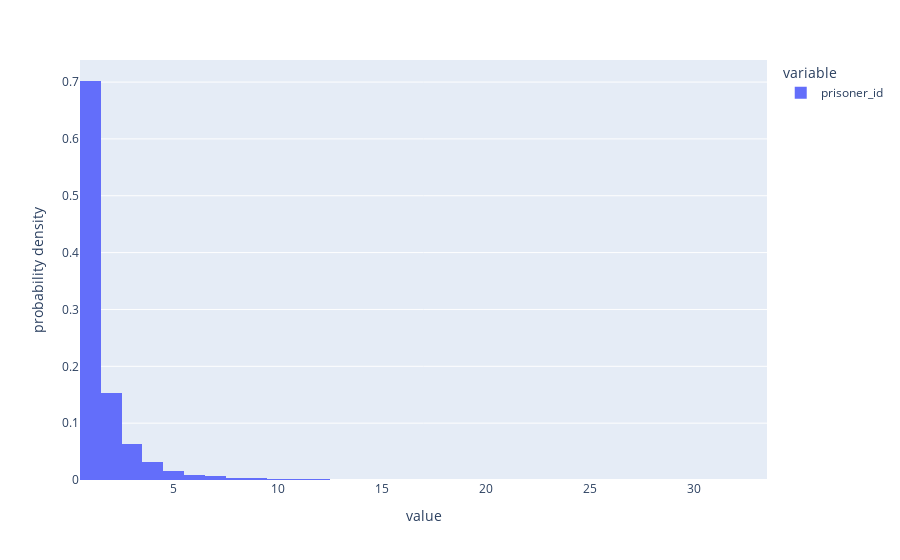

Notebook source saved alongside this figure:
### Code cell
# plot arrest count per person to QA
px.histogram(arrest['prisoner_id'].value_counts(),
             histnorm='probability density')

### Figure 1 — Plotly figure (JSON) as saved in the notebook; plotly's stock layout.template omitted (floating-point values rounded to 4 significant figures; data arrays with more than 128 entries replaced by an {"elided": "..."} marker saying what was removed)
{"data": [{"alignmentgroup": "True", "bingroup": "x", "histnorm": "probability density", "hovertemplate": "variable=prisoner_id<br>value=%{x}<br>probability density=%{y}<extra></extra>", "legendgroup": "prisoner_id", "marker": {"color": "#636efa", "pattern": {"shape": ""}}, "name": "prisoner_id", "offsetgroup": "prisoner_id", "orientation": "v", "showlegend": true, "type": "histogram", "x": {"elided": "19390 int values"}, "xaxis": "x", "yaxis": "y"}], "layout": {"barmode": "relative", "legend": {"title": {"text": "variable"}, "tracegroupgap": 0}, "margin": {"t": 60}, "xaxis": {"anchor": "y", "domain": [0, 1], "title": {"text": "value"}}, "yaxis": {"anchor": "x", "domain": [0, 1], "title": {"text": "probability density"}}}}
